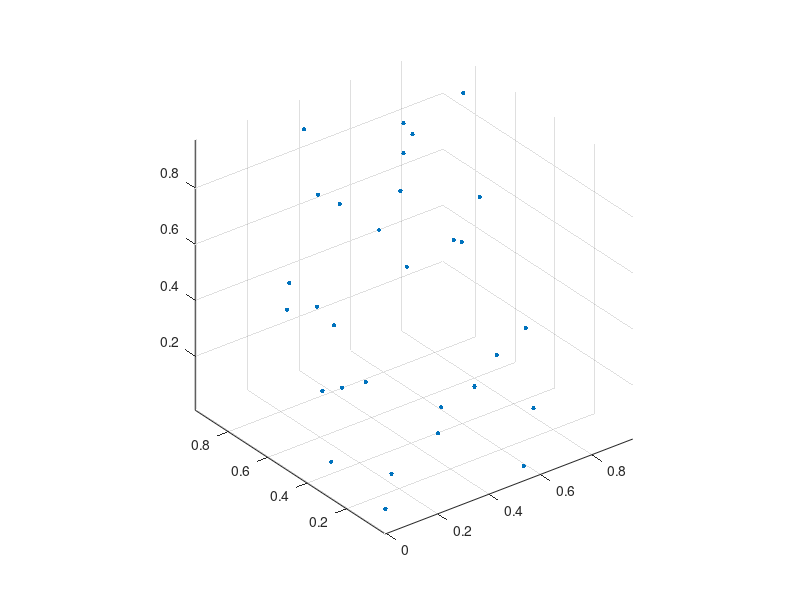

The MATLAB source for this figure: (Note: this script raises an error after producing the figure.)
%{
https://au.mathworks.com/help/matlab/ref/boundary.html

Try:  treat the lines of sight to a volume as the boundary, with points defined by 
the 99%|95%|66% confidence bound, as appropriate. 
the closest faces of obstacles +floor and ceiling/sky -->  defining the interior of doorways etc as limits on the volume
--> can use boundary algorithms.
%}


P = gallery('uniformdata',30,3,5);

figure
plot3(P(:,1),P(:,2),P(:,3),'.','MarkerSize',10)
grid on
hold on 
axis equal

k = boundary(P);
hold on
trisurf(k,P(:,1),P(:,2),P(:,3),'Facecolor','red','FaceAlpha',0.1, 'Edgecolor',[0.2 0.2 0.2])



P = [  0, 1, 0  ;  0, 1, 2.3  ;  1,1,2.3 ;  1,1,0  ;
          0, 11, 0  ;  0, 11, 2.3  ;  1,11,2.3 ;  1,11,0  ;          
          1,15,0; 1,15,3 ;  5,18,0;5,18,3 ;  -5,18,0;-5,18,3 ;  -6,21,0;-6,21,3   ;  -5,24,0;-5,24,3 ;  -1,27,0;-1,27,3 ;
             1,27,0;1,27,3   ;  6,21,0;6,21,3   ;  5,24,0;5,24,3  ]
figure
plot3(P(:,1),P(:,2),P(:,3),'.','MarkerSize',10)
grid on
hold on 
axis equal

k = boundary(P,0.9);
hold on
trisurf(k,P(:,1),P(:,2),P(:,3),'Facecolor','red','FaceAlpha',0.1, 'Edgecolor',[0.2 0.2 0.2])


%  show the walls
patch(  [  0 0 -7 -7  ]  , ...
[ 11, 11, 11, 11 ]  , ...
[ 0  2.3  2.3 0  ] ,     ...
    'k', 'FaceAlpha',0.1)   

patch(  [  1 1 8 8   ]  , ...
[ 11, 11, 11, 11 ]  , ...
[ 0  2.3  2.3 0  ] ,     ...
    'k', 'FaceAlpha',0.1)   




